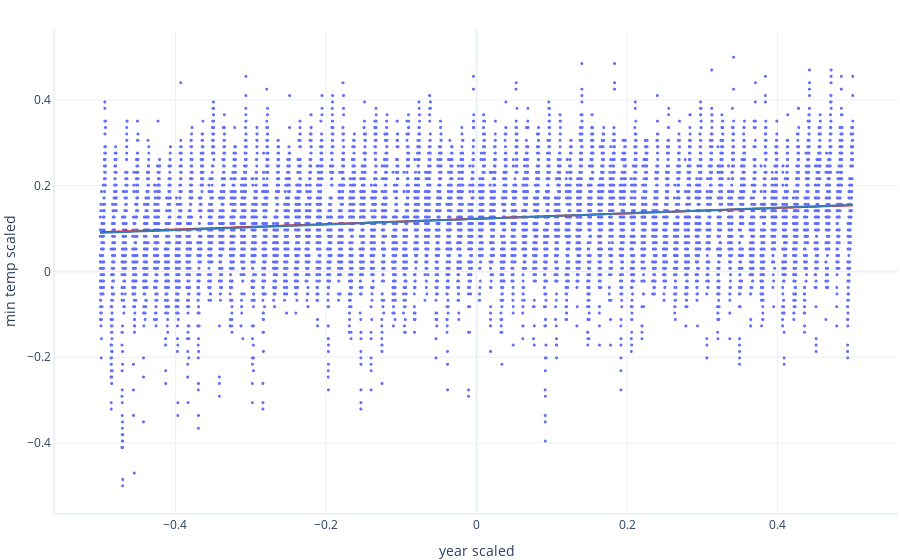

Notebook code for this chart:
### Markdown cell above
## Plot comparison

### Code cell
graphing.scatter_2D(data, label_x="year_scaled", label_y="min_temp_scaled", trendline= (model_trained_MAD.predict, model_trained_MSD.predict))
